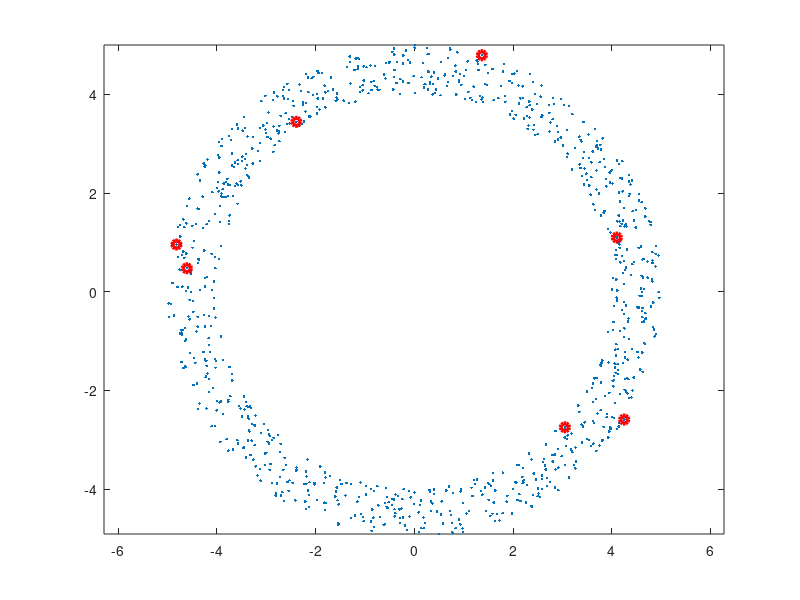

Source code (MATLAB): (Note: this script raises an error after producing the figure.)
clear all
close all
N = 1000;
K = 7;

% Generacion de x
r = 4+rand(1,N);
alpha = 2*pi*rand(1,N);
x=[r.*cos(alpha);r.*sin(alpha)];

% Determinacion inicial de prototipos
c=x(:,1:K);

for i=1:100,
   plot(x(1,:),x(2,:),'.'), axis equal, hold on;
   plot(c(1,:),c(2,:),'or','LineWidth',3);hold off;
   
   % Determinacion del prototipo mas cercano a cada dato
   for k=1:K,
       d(k,:)=d_euclid(x,c(:,k));
   end;     
   [basura,prototipo]=min(d);
   
   % Actualizacion de los prototipos
   for k=1:K,
       c(:,k)=meanpat(x(:,find(prototipo==k)));
   end;   
   
   % Mostrar la suma total de las distancias
   title(num2str(sum(basura)))
   pause
end;
